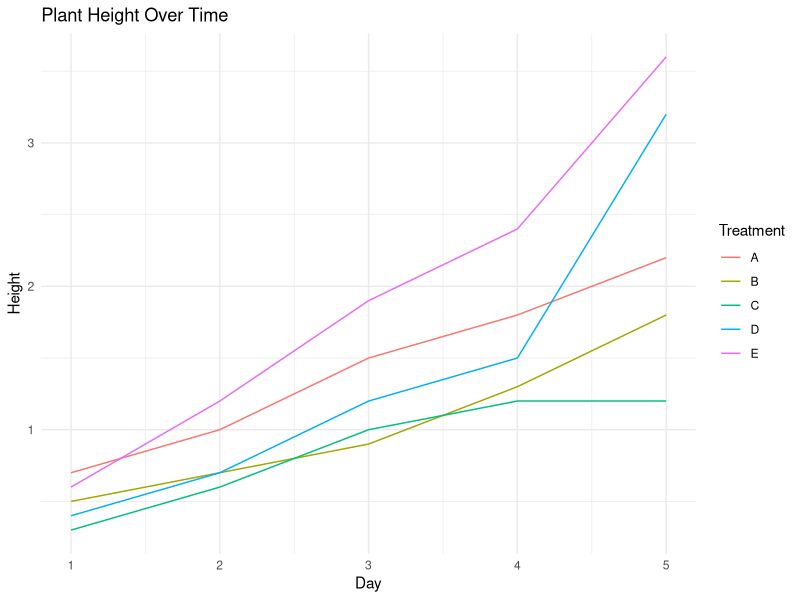
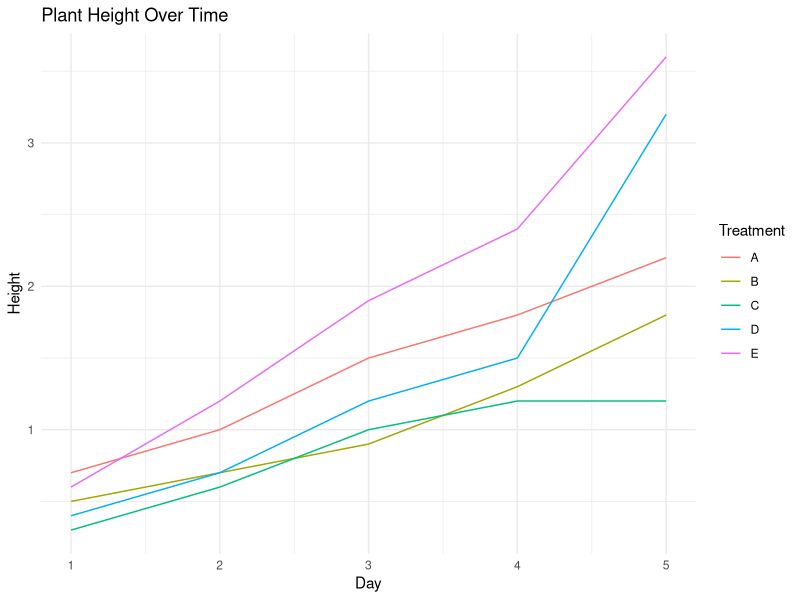

Write R code to recreate these figures, in order.
# Create a sample data frame 
plant_height <- data.frame(
  Day = 1:5,
  A = c(0.7,1.0,1.5,1.8,2.2),
  B = c(0.5,0.7,0.9,1.3,1.8),
  C = c(0.3,0.6,1.0,1.2,1.2),
  D = c(0.4,0.7,1.2,1.5,3.2)
)

# Display data frame
print(plant_height)

# Save data as CSV file
write.csv(plant_height, "Prepare for homework3.csv", row.names = FALSE)

# Return message
cat("CSV file has been created and saved as Prepare for homework3.csv\n")

# Load necessary libraries
library(tidyverse)

# 1) Import and save data
# Since the data frame "plant_height" is already created, we don't need to import data from an external source
# Saving the data frame to a CSV file named "homework3.csv"
write.csv(plant_height, "Prepare fot homework3.csv", row.names = FALSE)

# 2) Inspect data structure
# View the first few rows of the data
head(plant_height)

# Summary statistics of the data
summary(plant_height)

# Structure of the data
str(plant_height)

# 3) Check whether a column or row has missing data
# Checking for missing values in columns
col_has_missing <- colSums(is.na(plant_height)) > 0

# Checking for missing values in rows
row_has_missing <- apply(plant_height, 1, function(x) any(is.na(x)))

# 4) Extract values from a column or select/add a column
# Extracting the value from plant A
plant_A_values <- plant_height$A

# Selecting A and B values
plant_A_B_values <- select(plant_height, A, B)

# Adding the value of plant E as a new column
plant_height <- mutate(plant_height, E = c(0.6, 1.2, 1.9, 2.4, 3.6))

# 5) Transform a wider table to a long format
# Using gather function from tidyr to convert to long format
plant_height_long <- gather(plant_height, key = "Treatment", value = "Height", -Day)

# 6) Visualize the data
# Plotting using ggplot2
ggplot(plant_height_long, aes(x = Day, y = Height, color = Treatment)) +
  geom_line() +
  labs(title = "Plant Height Over Time", x = "Day", y = "Height") +
  theme_minimal()

# Save the plot
ggsave("plant_height_plot.png")

# End of script